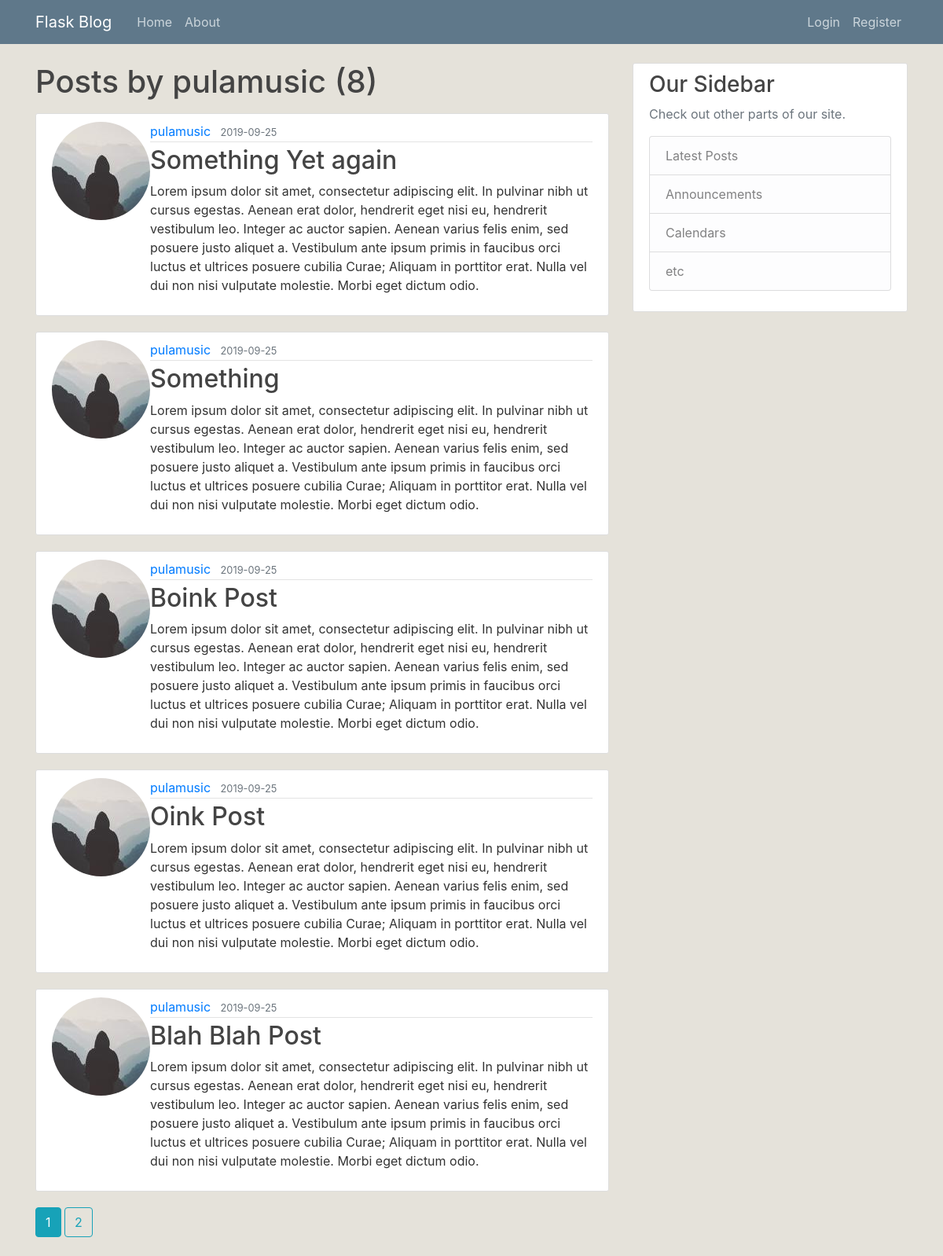
Page /user/pulamusic on the committed database.
### flaskblog/models.py (models this page shows, shortened)
class User(db.Model, UserMixin):
    id = db.Column(db.Integer, primary_key=True)
    username = db.Column(db.String(20), unique=True, nullable=False)
    email = db.Column(db.String(120), unique=True, nullable=False)
    image_file = db.Column(db.String(20), nullable=False, default='default.jpg')
    password = db.Column(db.String(60), nullable=False)
    posts = db.relationship('Post', backref='author', lazy=True)

class Post(db.Model):
    id = db.Column(db.Integer, primary_key=True)
    title = db.Column(db.String(100), nullable=False)
    date_posted = db.Column(db.DateTime, nullable=False, default=datetime.utcnow)
    content = db.Column(db.Text, nullable=False)
    user_id = db.Column(db.Integer, db.ForeignKey('user.id'), nullable=False)

### flaskblog/routes.py (the view)
@app.route("/user/<string:username>")
def user_posts(username):
    page = request.args.get('page', 1, type=int)
    user = User.query.filter_by(username=username).first_or_404()
    posts = Post.query.filter_by(author=user).order_by(Post.date_posted.desc()).paginate(page=page, per_page=5)
    return render_template('user_posts.html', posts=posts, user=user)

### flaskblog/templates/user_posts.html
{% extends "layout.html" %}
{% block content %}
  <h1 class="mb-3">Posts by {{ user.username }} ({{ posts.total }})</h1>
  {% for post in posts.items %}
  <article class="media content-section">
    <img src="{{ url_for('static', filename='profile_pics/' + post.author.image_file) }}" alt="" class="rounded-circle article-image">
    <div class="media-body">
      <div class="article-metadata">
        <a class="mr-2" href="{{ url_for('user_posts', username=post.author.username) }}">{{ post.author.username }}</a>
        <small class="text-muted">{{ post.date_posted.strftime('%Y-%m-%d') }}</small>
      </div>
      <h2><a class="article-title" href="{{ url_for('post', post_id=post.id) }}">{{ post.title }}</a></h2>
      <p class="article-content">{{ post.content }}</p>
    </div>
  </article>
  {% endfor %}
  {% for page_num in posts.iter_pages(left_edge=1, right_edge=1, left_current=1, right_current=2) %}
    {% if page_num %}
      {% if posts.page == page_num %}
        <a class="btn btn-info mb-4" href="{{ url_for('user_posts', username=user.username, page=page_num) }}">{{ page_num }}</a>
      {% else %}
        <a class="btn btn-outline-info mb-4" href="{{ url_for('user_posts', username=user.username, page=page_num) }}">{{ page_num }}</a>
      {% endif %}
    {% else %}
      ...
    {% endif %}
  {% endfor %}
{% endblock content %}

### flaskblog/static/main.css (style rules this page uses)
body { background: #e5e2da; color: #333333; margin-top: 5rem; }
h1, h2, h3, h4, h5, h6 { color: #444444; }
.content-section { background: #ffffff; padding: 10px 20px; border: 1px solid #dddddd; border-radius: 3px; margin-bottom: 20px; }
.article-title { color: #444444; }
.article-content { white-space: pre-line; }
.article-metadata { padding-bottom: 1px; margin-bottom: 4px; border-bottom: 1px solid #e3e3e3 }

### rows in the picture
User: username "pulamusic"
Post: image_file (picture), author.username "pulamusic", date_posted "2019-09-25", title "Something Yet again", content "Lorem ipsum dolor sit amet, consectetur adipiscing elit. In pulvinar nibh ut cursus egestas. Aenean erat dolor, hendrerit eget nisi eu, hendrerit vestibulum leo. Integer ac auctor sapien. Aenean varius felis enim, sed posuere justo aliquet a. Vestibulum ante ipsum primis in faucibus orci luctus et ultrices posuere cubilia Curae; Aliquam in porttitor erat. Nulla vel dui non nisi vulputate molestie. Morbi eget dictum odio."
Post: image_file (picture), author.username "pulamusic", date_posted "2019-09-25", title "Something", content "Lorem ipsum dolor sit amet, consectetur adipiscing elit. In pulvinar nibh ut cursus egestas. Aenean erat dolor, hendrerit eget nisi eu, hendrerit vestibulum leo. Integer ac auctor sapien. Aenean varius felis enim, sed posuere justo aliquet a. Vestibulum ante ipsum primis in faucibus orci luctus et ultrices posuere cubilia Curae; Aliquam in porttitor erat. Nulla vel dui non nisi vulputate molestie. Morbi eget dictum odio."
Post: image_file (picture), author.username "pulamusic", date_posted "2019-09-25", title "Boink Post", content "Lorem ipsum dolor sit amet, consectetur adipiscing elit. In pulvinar nibh ut cursus egestas. Aenean erat dolor, hendrerit eget nisi eu, hendrerit vestibulum leo. Integer ac auctor sapien. Aenean varius felis enim, sed posuere justo aliquet a. Vestibulum ante ipsum primis in faucibus orci luctus et ultrices posuere cubilia Curae; Aliquam in porttitor erat. Nulla vel dui non nisi vulputate molestie. Morbi eget dictum odio."
Post: image_file (picture), author.username "pulamusic", date_posted "2019-09-25", title "Oink Post", content "Lorem ipsum dolor sit amet, consectetur adipiscing elit. In pulvinar nibh ut cursus egestas. Aenean erat dolor, hendrerit eget nisi eu, hendrerit vestibulum leo. Integer ac auctor sapien. Aenean varius felis enim, sed posuere justo aliquet a. Vestibulum ante ipsum primis in faucibus orci luctus et ultrices posuere cubilia Curae; Aliquam in porttitor erat. Nulla vel dui non nisi vulputate molestie. Morbi eget dictum odio."
Post: image_file (picture), author.username "pulamusic", date_posted "2019-09-25", title "Blah Blah Post", content "Lorem ipsum dolor sit amet, consectetur adipiscing elit. In pulvinar nibh ut cursus egestas. Aenean erat dolor, hendrerit eget nisi eu, hendrerit vestibulum leo. Integer ac auctor sapien. Aenean varius felis enim, sed posuere justo aliquet a. Vestibulum ante ipsum primis in faucibus orci luctus et ultrices posuere cubilia Curae; Aliquam in porttitor erat. Nulla vel dui non nisi vulputate molestie. Morbi eget dictum odio."

### other values in the picture
{{ posts.total }} "8"
{{ page_num }} "1"
{{ page_num }} "2"
